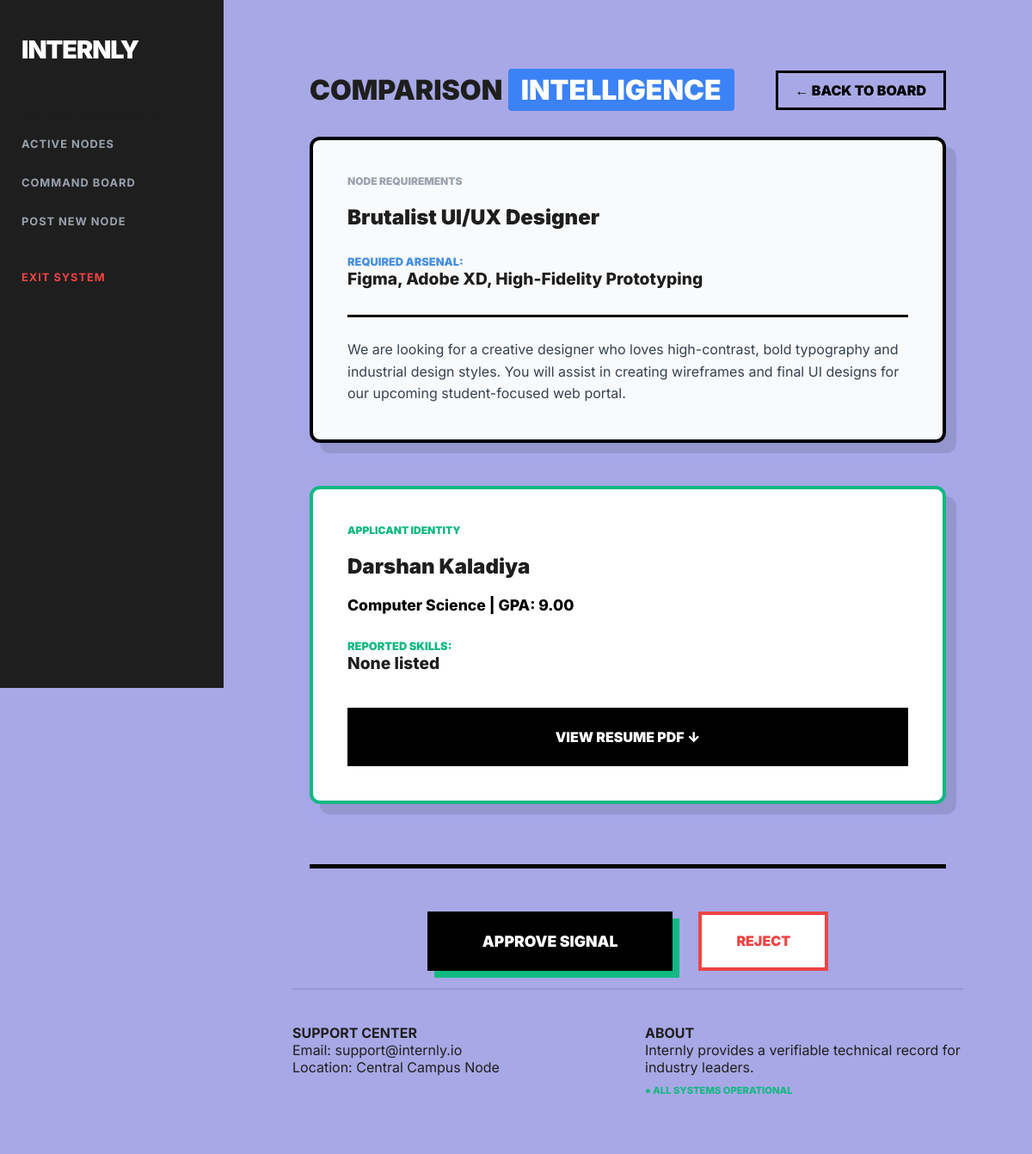
Before: /profile/view/2/2/ (signed in) with the older database file.
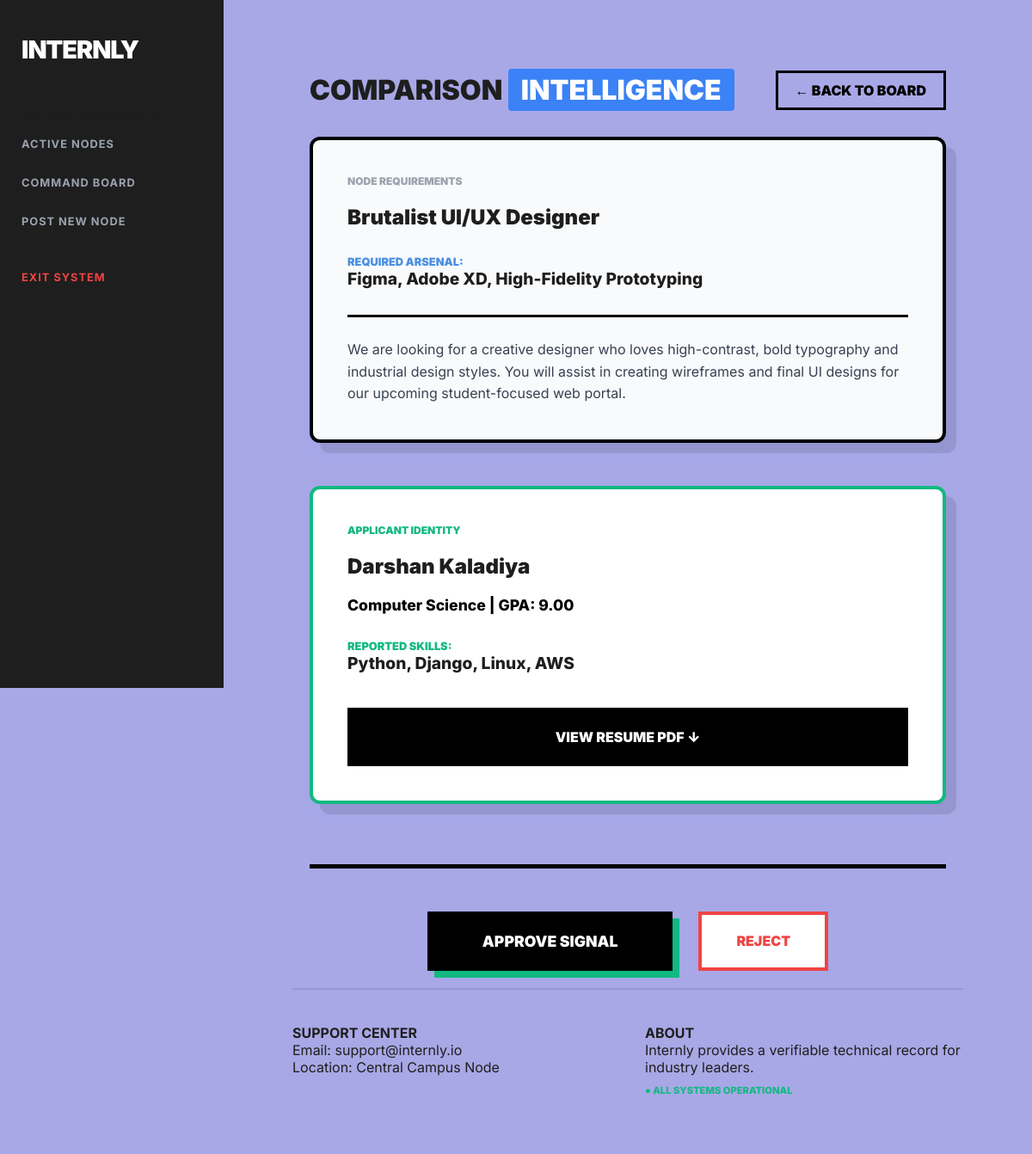
After: the same page with the newer database file.
### management/models.py (models this page shows, shortened)
class UserProfile(models.Model):
    ROLE_CHOICES = (
        ('STUDENT', 'Student'),
        ('FACULTY', 'Faculty'),
    )
    user = models.OneToOneField(User, on_delete=models.CASCADE)
    role = models.CharField(max_length=10, choices=ROLE_CHOICES)
    full_name = models.CharField(max_length=255, blank=True, null=True)
    academy_name = models.CharField(max_length=255, blank=True, null=True)
    major = models.CharField(max_length=255, blank=True, null=True)
    gpa = models.DecimalField(max_digits=3, decimal_places=2, null=True, blank=True)
    skills = models.TextField(blank=True, null=True)
    bio = models.TextField(blank=True, null=True)
    resume = models.FileField(upload_to='resumes/', blank=True, null=True)

### management/views.py (the view)
# urls.py: path('profile/view/<int:student_pk>/<int:internship_pk>/', views.view_student_profile, name='view_student_profile'),
@login_required
def view_student_profile(request, student_pk, internship_pk):
    student_profile = get_object_or_404(UserProfile, user__pk=student_pk)
    internship = get_object_or_404(Internship, pk=internship_pk)
    application = get_object_or_404(Application, student__pk=student_pk, internship__pk=internship_pk)
    return render(request, 'management/view_profile.html', {
        'profile': student_profile,
        'internship': internship,
        'application': application
    })

### management/templates/management/view_profile.html (shortened to what this page needs)
{% extends 'management/base.html' %}
{% block content %}
<div class="dashboard-container" style="max-width: 1200px; margin: 0 auto; padding: 20px;">
    <div style="margin-bottom: 30px; display: flex; justify-content: space-between; align-items: center;">
        <h1 style="font-weight: 900; text-transform: uppercase; margin: 0;">COMPARISON <span class="highlight-blue">INTELLIGENCE</span></h1>
        <a href="{% url 'faculty_dashboard' %}" style="font-weight: 900; color: black; text-decoration: none; border: 3px solid black; padding: 10px 20px;">← BACK TO BOARD</a>
    </div>
    <div style="display: grid; grid-template-columns: repeat(auto-fit, minmax(400px, 1fr)); gap: 30px;">
        <div class="workspace-card" style="padding: 40px; border: 4px solid black; background: #f8fafc;">
            <p style="font-weight: 900; color: #9ca3af; font-size: 0.75rem; text-transform: uppercase;">NODE REQUIREMENTS</p>
            <h2 style="font-weight: 900; margin: 20px 0;">{{ internship.title }}</h2>
            <div style="margin-top: 30px;">
                <p style="font-weight: 900; font-size: 0.8rem; color: #4a90e2;">REQUIRED ARSENAL:</p>
                <p style="font-size: 1.2rem; font-weight: 800;">{{ internship.required_skills }}</p>
            </div>
            <div style="margin-top: 30px; border-top: 3px solid black; padding-top: 25px;">
                <p style="font-size: 1rem; line-height: 1.6; color: #374151;">{{ internship.description|truncatewords:60 }}</p>
            </div>
        </div>
        <div class="workspace-card" style="padding: 40px; border: 4px solid #10b981; background: white;">
            <p style="font-weight: 900; color: #10b981; font-size: 0.75rem; text-transform: uppercase;">APPLICANT IDENTITY</p>
            <h2 style="font-weight: 900; margin: 20px 0;">{{ profile.full_name|default:profile.user.username }}</h2>
            <p style="font-weight: 800; font-size: 1.1rem; color: black;">
                {{ profile.major|default:"Not Specified" }} | GPA: {{ profile.gpa|default:"N/A" }}
            </p>
            <div style="margin-top: 30px;">
                <p style="font-weight: 900; font-size: 0.8rem; color: #10b981;">REPORTED SKILLS:</p>
                <p style="font-size: 1.2rem; font-weight: 800;">{{ profile.skills|default:"None listed" }}</p>
            </div>
            {% if profile.resume %}
            <div style="margin-top: 40px;">
                <a href="{{ profile.resume.url }}" target="_blank" class="resume-link">
                    VIEW RESUME PDF ↓
                </a>
            </div>
            {% endif %}
        </div>
    </div>
    <div style="margin-top: 50px; border-top: 5px solid black; padding-top: 50px; display: flex; justify-content: center; gap: 30px; flex-wrap: wrap;">
        <a href="{% url 'approve_application' application.pk %}" class="btn-approve">
            APPROVE SIGNAL
        </a>
        <a href="{% url 'reject_application' application.pk %}" class="btn-reject">
            REJECT
        </a>
    </div>
</div>
{% endblock %}

Changed rows visible on the page:
changed UserProfile "Computer Science": skills "None listed" → "Python, Django, Linux, AWS"
